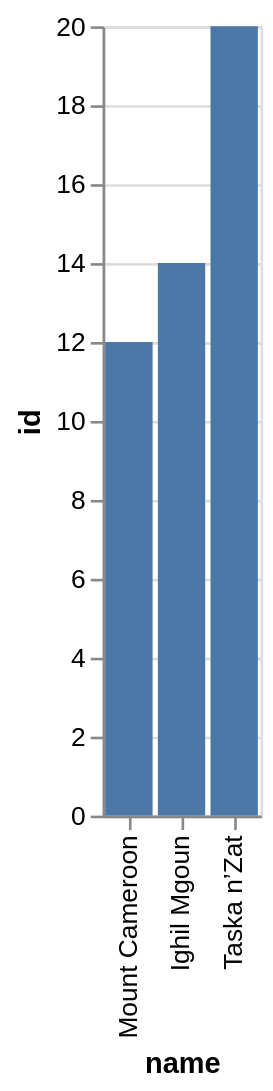

The specification (Vega-Lite) saved for this image:
### Vega-Lite specification from a JSON file in a GitHub repository (floating-point values rounded to 4 significant figures)
{"data": {"values": [{"x_data": "Mount Cameroon", "y_data": 12}, {"x_data": "Ighil Mgoun", "y_data": 14}, {"x_data": "Taska n’Zat", "y_data": 20}]}, "mark": "bar", "encoding": {"x": {"field": "x_data", "type": "nominal", "title": "name", "sort": {"op": "sum", "field": "y_data", "order": "ascending"}}, "y": {"field": "y_data", "type": "quantitative", "title": "id"}}}
